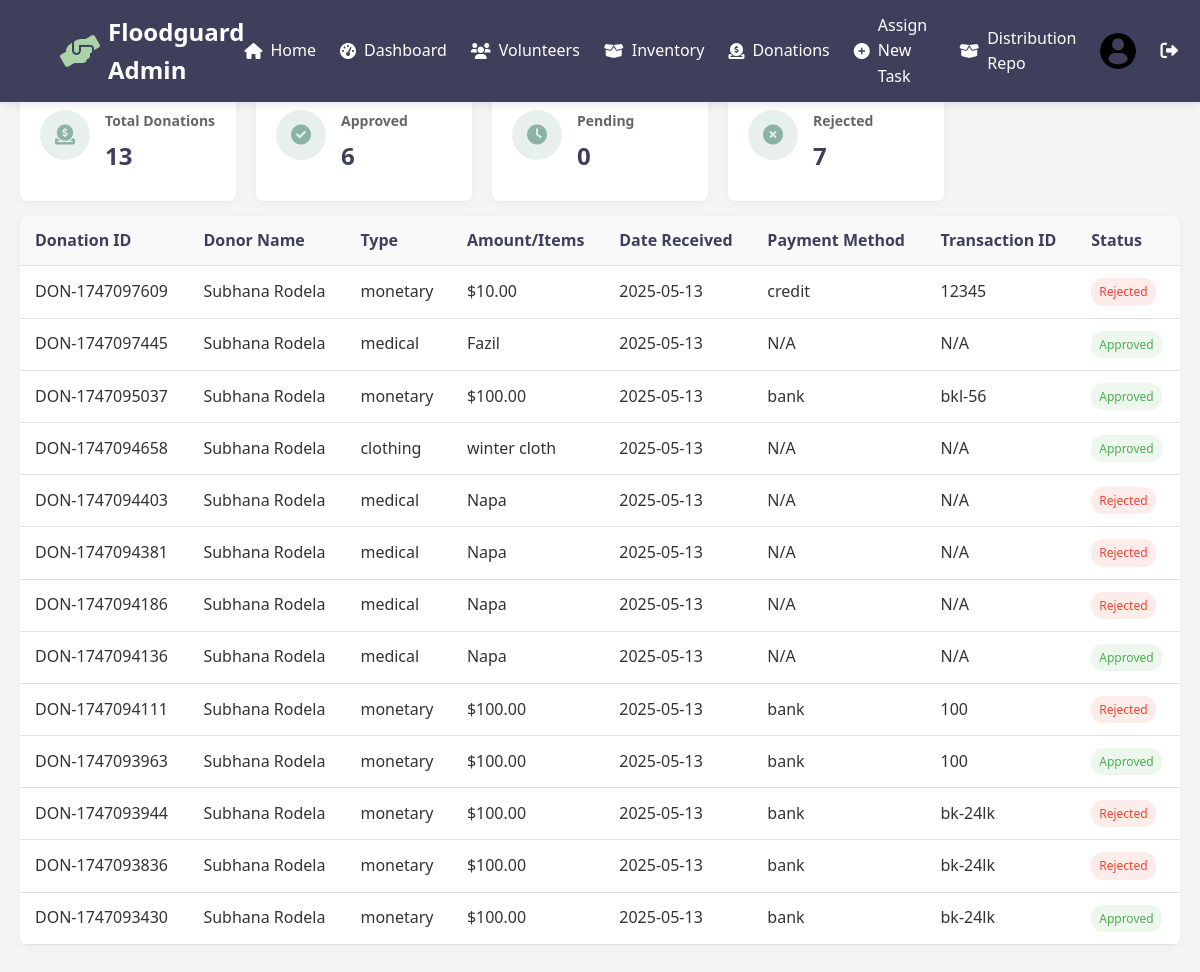
Screenshot of /donations.php (signed in) with the database file from the repository.
### tables this page shows
CREATE TABLE `donations` (
  `donation_id` varchar(20) NOT NULL,
  `donor_id` varchar(20) NOT NULL,
  `donation_type` enum('monetary','food','clothing','medical','other') NOT NULL,
  `amount` decimal(12,2) DEFAULT NULL,
  `items` varchar(255) DEFAULT NULL,
  `quantity` int(11) DEFAULT NULL,
  `payment_method` varchar(50) DEFAULT NULL,
  `transaction_id` varchar(100) DEFAULT NULL,
  `donation_date` datetime NOT NULL,
  `status` enum('pending','approved','rejected') DEFAULT 'pending',
  `approved_by` varchar(20) DEFAULT NULL,
  `approved_at` datetime DEFAULT NULL,
  `expiry_date` date DEFAULT NULL COMMENT 'Expiry date for perishable donations (food, medicine)'
);

CREATE TABLE `users` (
  `user_id` varchar(20) NOT NULL,
  `first_name` varchar(50) NOT NULL,
  `last_name` varchar(50) NOT NULL,
  `email` varchar(100) NOT NULL,
  `password` varchar(255) NOT NULL,
  `phone` varchar(20) NOT NULL,
  `role` enum('admin','volunteer','donor') NOT NULL,
  `profile_image` varchar(255) DEFAULT NULL,
  `registration_date` datetime DEFAULT current_timestamp(),
  `last_login` datetime DEFAULT NULL,
  `status` enum('active','inactive','suspended') DEFAULT 'active'
);

### donations.php (the view, shortened to what this page needs)
<?php
$conn = new mysqli('localhost', 'root', '', 'floodguard');
$stats = [
    'total_donations' => $conn->query("SELECT COUNT(*) as count FROM donations")->fetch_assoc()['count'] ?? 0,
    'approved_donations' => $conn->query("SELECT COUNT(*) as count FROM donations WHERE status = 'approved'")->fetch_assoc()['count'] ?? 0,
    'pending_donations' => $conn->query("SELECT COUNT(*) as count FROM donations WHERE status = 'pending'")->fetch_assoc()['count'] ?? 0,
    'rejected_donations' => $conn->query("SELECT COUNT(*) as count FROM donations WHERE status = 'rejected'")->fetch_assoc()['count'] ?? 0
];
$donation_history_query = "
    SELECT d.*, u.first_name, u.last_name
    FROM donations d
    JOIN users u ON d.donor_id = u.user_id
    WHERE d.status != 'pending'
    ORDER BY d.donation_date DESC";
$donation_history = $conn->query($donation_history_query);
?>
<!DOCTYPE html>
<html lang="en">
<head>
    <link rel="stylesheet" href="style.css">
    <link rel="stylesheet" href="modal.css">
    <link rel="stylesheet" href="https://cdnjs.cloudflare.com/ajax/libs/font-awesome/6.0.0-beta3/css/all.min.css">
</head>
<body>
    <?php include 'includes/navbar.php'; ?>
    <div class="admin-container">
        <main class="main-content">
            <section class="donations-section">
                <div class="stats-grid">
                    <div class="stat-card">
                        <div class="stat-icon"><i class="fas fa-donate"></i></div>
                        <div class="stat-info">
                            <h3>Total Donations</h3>
                            <p><?php echo number_format($stats['total_donations']); ?></p>
                        </div>
                    </div>
                    <div class="stat-card">
                        <div class="stat-icon"><i class="fas fa-check-circle"></i></div>
                        <div class="stat-info">
                            <h3>Approved</h3>
                            <p><?php echo number_format($stats['approved_donations']); ?></p>
                        </div>
                    </div>
                    <div class="stat-card">
                        <div class="stat-icon"><i class="fas fa-clock"></i></div>
                        <div class="stat-info">
                            <h3>Pending</h3>
                            <p><?php echo number_format($stats['pending_donations']); ?></p>
                        </div>
                    </div>
                    <div class="stat-card">
                        <div class="stat-icon"><i class="fas fa-times-circle"></i></div>
                        <div class="stat-info">
                            <h3>Rejected</h3>
                            <p><?php echo number_format($stats['rejected_donations']); ?></p>
                        </div>
                    </div>
                </div>
                <div class="tab-content" id="donationHistory">
                    <div class="table-container">
                        <table class="data-table">
                            <thead>
                                <tr>
                                    <th>Donation ID</th>
                                    <th>Donor Name</th>
                                    <th>Type</th>
                                    <th>Amount/Items</th>
                                    <th>Date Received</th>
                                    <th>Payment Method</th>
                                    <th>Transaction ID</th>
                                    <th>Status</th>
                                </tr>
                            </thead>
                            <tbody>
                                <?php while ($donation = $donation_history->fetch_assoc()): ?>
                                <tr>
                                    <td><?php echo htmlspecialchars($donation['donation_id']); ?></td>
                                    <td><?php echo htmlspecialchars($donation['first_name'] . ' ' . $donation['last_name']); ?></td>
                                    <td><?php echo htmlspecialchars($donation['donation_type']); ?></td>
                                    <td>
                                        <?php
                                        echo $donation['donation_type'] === 'monetary'
                                            ? '$' . number_format($donation['amount'], 2)
                                            : htmlspecialchars($donation['items']);
                                        ?>
                                    </td>
                                    <td><?php echo date('Y-m-d', strtotime($donation['donation_date'])); ?></td>
                                    <td><?php echo htmlspecialchars($donation['payment_method'] ?? 'N/A'); ?></td>
                                    <td><?php echo htmlspecialchars($donation['transaction_id'] ?? 'N/A'); ?></td>
                                    <td>
                                        <span class="badge <?php echo $donation['status']; ?>">
                                            <?php echo ucfirst($donation['status']); ?>
                                        </span>
                                    </td>
                                </tr>
                                <?php endwhile; ?>
                            </tbody>
                        </table>
                    </div>
                </div>
            </section>
        </main>
    </div>
</body>
</html>

### style.css (style rules this page uses)
:root { --primary-color: #3E3F5B; --secondary-color: #8AB2A6; --accent-color: #ACD3A8; --highlight-color: #ACD3A8; --light-color: #F6F1DE; --light-bg: #EBE5C2; --text-dark: #333; --text-light: #fff; --success-color: #4CAF50; --warning-color: #FFC107; --danger-color: #F44336; --info-color: #2196F3; --border-color: #e0e0e0; --border-radius: 8px; --shadow: 0 2px 10px rgba(0, 0, 0, 0.05); --glass-bg: rgba(255, 255, 255, 0.15); --glass-border: 1px solid rgba(255, 255, 255, 0.18); --glass-shadow: 0 8px 32px 0 rgba(31, 38, 135, 0.15); --glass-blur: blur(10px); }
* { margin: 0; padding: 0; box-sizing: border-box; font-family: 'Segoe UI', Tahoma, Geneva, Verdana, sans-serif; }
body { background: linear-gradient(135deg, var(--light-color), var(--light-bg)); color: var(--text-dark); line-height: 1.6; min-height: 100vh; }
.admin-container { padding-top: 70px; min-height: 100vh; }
.main-content { padding: 20px; background-color: #f5f5f5; overflow-y: auto; }
.stats-grid { display: grid; grid-template-columns: repeat(auto-fill, minmax(200px, 1fr)); gap: 20px; }
.stat-card { background-color: var(--text-light); border-radius: 8px; padding: 20px; box-shadow: 0 2px 10px rgba(0, 0, 0, 0.05); display: flex; gap: 15px; }
.stat-icon { width: 50px; height: 50px; border-radius: 50%; background-color: rgba(138, 178, 166, 0.2); display: flex; align-items: center; justify-content: center; color: var(--secondary-color); font-size: 20px; }
.stat-info h3 { font-size: 14px; color: #666; margin-bottom: 5px; }
.stat-info p { font-size: 24px; font-weight: 600; color: var(--primary-color); margin-bottom: 5px; }
.table-container { background-color: var(--text-light); border-radius: 8px; box-shadow: 0 2px 10px rgba(0, 0, 0, 0.05); overflow-x: auto; margin-bottom: 15px; }
.data-table { width: 100%; border-collapse: collapse; }
.data-table th, .data-table td { padding: 12px 15px; text-align: left; border-bottom: 1px solid var(--border-color); }
.data-table th { background-color: #f9f9f9; color: var(--primary-color); font-weight: 600; }
.badge { display: inline-block; padding: 4px 8px; border-radius: 12px; font-size: 12px; font-weight: 500; }
.badge.available, .badge.good, .badge.approved { background-color: rgba(76, 175, 80, 0.1); color: var(--success-color); }
.badge.not-available, .badge.rejected { background-color: rgba(244, 67, 54, 0.1); color: var(--danger-color); }

### rows the page displays
donations: donation_id "DON-1747097609", donor.last_name "Subhana Rodela", donation_type "monetary", amount "10.00", donation_date "2025-05-13", payment_method "credit", transaction "12345", status "Rejected"
donations: donation_id "DON-1747097445", donor.last_name "Subhana Rodela", donation_type "medical", items "Fazil", donation_date "2025-05-13", payment_method "N/A", transaction "N/A", status "Approved"
donations: donation_id "DON-1747095037", donor.last_name "Subhana Rodela", donation_type "monetary", amount "100.00", donation_date "2025-05-13", payment_method "bank", transaction "bkl-56", status "Approved"
donations: donation_id "DON-1747094658", donor.last_name "Subhana Rodela", donation_type "clothing", items "winter cloth", donation_date "2025-05-13", payment_method "N/A", transaction "N/A", status "Approved"
donations: donation_id "DON-1747094403", donor.last_name "Subhana Rodela", donation_type "medical", items "Napa", donation_date "2025-05-13", payment_method "N/A", transaction "N/A", status "Rejected"
donations: donation_id "DON-1747094381", donor.last_name "Subhana Rodela", donation_type "medical", items "Napa", donation_date "2025-05-13", payment_method "N/A", transaction "N/A", status "Rejected"
donations: donation_id "DON-1747094186", donor.last_name "Subhana Rodela", donation_type "medical", items "Napa", donation_date "2025-05-13", payment_method "N/A", transaction "N/A", status "Rejected"
donations: donation_id "DON-1747094136", donor.last_name "Subhana Rodela", donation_type "medical", items "Napa", donation_date "2025-05-13", payment_method "N/A", transaction "N/A", status "Approved"
donations: donation_id "DON-1747094111", donor.last_name "Subhana Rodela", donation_type "monetary", amount "100.00", donation_date "2025-05-13", payment_method "bank", transaction "100", status "Rejected"
donations: donation_id "DON-1747093963", donor.last_name "Subhana Rodela", donation_type "monetary", amount "100.00", donation_date "2025-05-13", payment_method "bank", transaction "100", status "Approved"
donations: donation_id "DON-1747093944", donor.last_name "Subhana Rodela", donation_type "monetary", amount "100.00", donation_date "2025-05-13", payment_method "bank", transaction "bk-24lk", status "Rejected"
donations: donation_id "DON-1747093836", donor.last_name "Subhana Rodela", donation_type "monetary", amount "100.00", donation_date "2025-05-13", payment_method "bank", transaction "bk-24lk", status "Rejected"
donations: donation_id "DON-1747093430", donor.last_name "Subhana Rodela", donation_type "monetary", amount "100.00", donation_date "2025-05-13", payment_method "bank", transaction "bk-24lk", status "Approved"

### other values shown
$stats['total_donations'] "13"
$stats['approved_donations'] "6"
$stats['pending_donations'] "0"
$stats['rejected_donations'] "7"
